Frame 1 (no input): blank canvas, image omitted
Frame 60 (the mouse pressed at the canvas centre just before this capture): blank canvas, image omitted
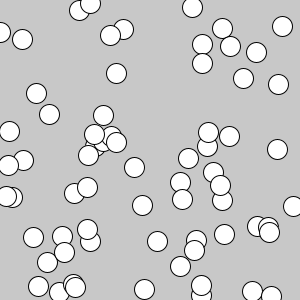
Frame 120 (the mouse held since frame 60 and released just before this capture)

The Processing sketch whose frames 1 and 60 were blank and that drew this single picture after the mouse press (run headless with seeded random() and noise(); from frame 60 on, the mouse is pressed at the canvas centre):

// Processing sketch: ArrayList_Explosion
// ── ArrayList_Explosion.pde
ArrayList<Circle> circles = new ArrayList<Circle>();

void setup() {
  size(300, 300);
}

void mousePressed(){
  for(int i = 0; i < 100; i++){
    circles.add(new Circle(mouseX, mouseY));   
  }
}

void draw() {
  background(200);

  for (int i = circles.size()-1; i >= 0; i--) {
    circles.get(i).move();
    circles.get(i).display();
    
    if(circles.get(i).isOffScreen()){
      circles.remove(i);
    }
  }
}

class Circle {

  float x;
  float y;
  float xSpeed = random(-3, 3);
  float ySpeed = random(-3, 3);
  
  Circle(float x, float y){
    this.x = x;
    this.y = y;
  }
 
  void move() {
    x += xSpeed;
    y += ySpeed;
  }

  void display() {
    ellipse(x, y, 20, 20);
  }
  
  boolean isOffScreen(){
    return x < 0 || x > width || y < 0 || y > height;
  }
}
